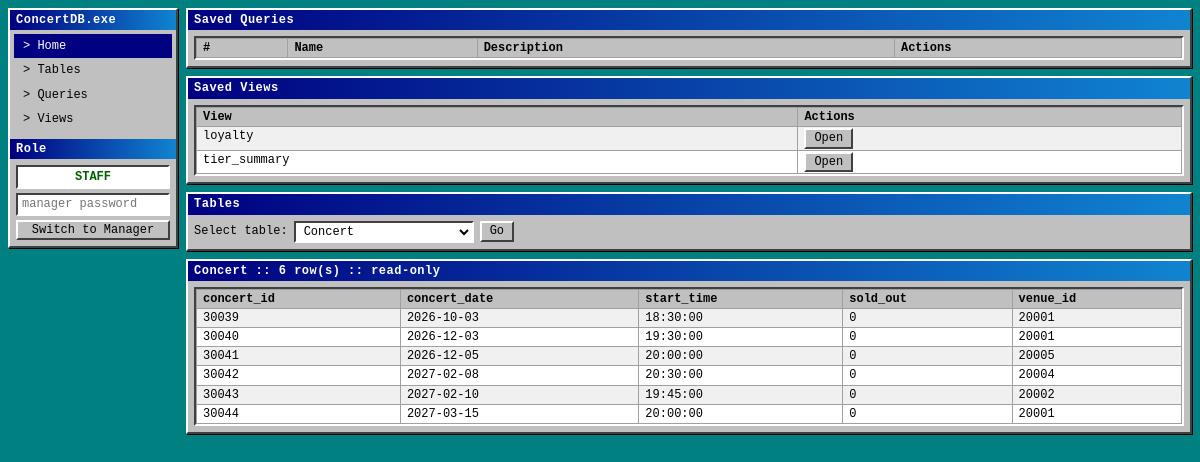
Page /ticket_website/index.php on the committed database.
### tables this page shows
CREATE TABLE Concert (
concert_id INT PRIMARY KEY,
concert_date DATE NOT NULL,
start_time TIME NOT NULL,
sold_out BOOLEAN DEFAULT FALSE,
venue_id INT NOT NULL,
FOREIGN KEY (venue_id) REFERENCES Venue(venue_id)
);

### ticket_website/index.php (the view, shortened to what this page needs)
<?php
require_once 'db.php';
$STAFF_DB = ['user' => 'concert_staff', 'pass' => 'staff_pass_123'];
$STAFF_TABLES = [
    'Reward_Tier'       => 'r',
    'Venue'             => 'r',
    'Concert'           => 'r',
    'Performer'         => 'r',
    'Concert_Performer' => 'r',
    'Customer'          => 'rw',
    'Booking'           => 'rw',
    'Ticket'            => 'rw',
];
$STAFF_PAGES = ['home', 'tables', 'queries', 'views'];
function isManager() { return ($_SESSION['role'] ?? 'staff') === 'manager'; }
function roleName()  { return isManager() ? 'manager' : 'staff'; }
function canRead($t) {
    global $STAFF_TABLES;
    return isManager() || isset($STAFF_TABLES[$t]);
}
function canWrite($t) {
    global $STAFF_TABLES;
    return isManager() || (($STAFF_TABLES[$t] ?? '') === 'rw');
}
function h($v) { return htmlspecialchars((string)$v, ENT_QUOTES, 'UTF-8'); }
function cell($v) { return $v === null ? '<i class="null">NULL</i>' : h($v); }
function getCols($conn, $t) {
    $cols = []; $pks = [];
    $m = $conn->query("SHOW COLUMNS FROM `$t`");
    while ($c = $m->fetch_assoc()) {
        $cols[] = $c;
        if ($c['Key'] === 'PRI') $pks[] = $c['Field'];
    }
    return [$cols, $pks];
}
function listViews($conn) {
    $r = $conn->query("SELECT TABLE_NAME FROM information_schema.VIEWS WHERE TABLE_SCHEMA = DATABASE() ORDER BY TABLE_NAME");
    return array_column($r->fetch_all(MYSQLI_ASSOC), 'TABLE_NAME');
}
$conn->query("CREATE TABLE IF NOT EXISTS Saved_Query (
    query_id INT AUTO_INCREMENT PRIMARY KEY,
    label VARCHAR(150) NOT NULL,
    description VARCHAR(500),
    sql_text TEXT NOT NULL
)");
$preferred = ['Reward_Tier', 'Venue', 'Concert', 'Customer', 'Booking', 'Ticket', 'Performer', 'Concert_Performer', 'Employee'];
$found = array_column(
    $conn->query("SELECT TABLE_NAME FROM information_schema.TABLES WHERE TABLE_SCHEMA = DATABASE() AND TABLE_TYPE = 'BASE TABLE' ORDER BY TABLE_NAME")->fetch_all(MYSQLI_ASSOC),
    'TABLE_NAME'
);
$foundLower = array_map('strtolower', $found);
$tables = [];
foreach ($preferred as $p) {
    if (in_array(strtolower($p), $foundLower)) $tables[] = $p;
}
$tables = array_values(array_filter($tables, 'canRead'));
if (!isManager()) {
    try {
        $staffConn = new mysqli($host, $STAFF_DB['user'], $STAFF_DB['pass'], $dbname);
        $staffConn->set_charset('utf8mb4');
        $conn = $staffConn;
    } catch (mysqli_sql_exception $e) {
        $dbWarn = 'Staff database user not found - only page-level limits are active. Re-import the .sql file to create it.';
    }
}
$allowedPages = isManager() ? array_merge($STAFF_PAGES, ['triggers']) : $STAFF_PAGES;
$page = $_GET['page'] ?? (isset($_GET['table']) ? 'tables' : 'home');
function queryList($conn, $ctx, $crud, $tbl) {
    echo '<div class="sunken"><table class="grid"><tr><th>#</th><th>Name</th><th>Description</th><th>Actions</th></tr>';
    echo '</table></div>';
}
function recordsPanel($conn, $t, $ret) {
    [$cols, $pks] = getCols($conn, $t);
    $mayWrite = canWrite($t);
    ?>
    <?php $rows = $conn->query("SELECT * FROM `$t`"); ?>
    <div class="win">
        <h2><?= h($t) ?> :: <?= $rows->num_rows ?> row(s)<?= $mayWrite ? '' : ' :: read-only' ?></h2>
        <div class="body">
            <div class="sunken">
                <table class="grid">
                    <tr>
                        <?php foreach ($cols as $c): ?><th><?= h($c['Field']) ?></th><?php endforeach; ?>
                    </tr>
                    <?php while ($row = $rows->fetch_assoc()): ?>
                        <tr>
                            <?php foreach ($cols as $c): ?><td><?= cell($row[$c['Field']]) ?></td><?php endforeach; ?>
                        </tr>
                    <?php endwhile; ?>
                </table>
            </div>
        </div>
    </div>
    <?php
}
$nav = ['home' => 'Home', 'tables' => 'Tables', 'queries' => 'Queries', 'views' => 'Views', 'triggers' => 'Triggers'];
?>
<!DOCTYPE html>
<html lang="en">
<head>
</head>
<body>
<div class="app">
    <div class="win side">
        <h2>ConcertDB.exe</h2>
        <div class="body" style="padding:4px;">
            <?php foreach ($nav as $k => $label): if (!in_array($k, $allowedPages, true)) continue; ?>
                <a href="index.php?page=<?= $k ?>" class="<?= $page === $k ? 'on' : '' ?>">&gt; <?= $label ?></a>
            <?php endforeach; ?>
        </div>
        <h2 style="margin-top:4px;">Role</h2>
        <div class="body">
            <div class="rolebadge <?= roleName() ?>"><?= strtoupper(roleName()) ?></div>
            <form method="post" action="index.php">
                <?php if (isManager()): ?>
                    <input type="hidden" name="do" value="role_staff">
                    <button class="btn" style="width:100%;">Switch to Staff</button>
                <?php else: ?>
                    <input type="password" name="password" placeholder="manager password" autocomplete="off" style="margin-bottom:4px;">
                    <button class="btn" style="width:100%;">Switch to Manager</button>
                <?php endif; ?>
            </form>
        </div>
    </div>
    <div>
<?php  if ($page === 'home'):
    $sel = $_GET['table'] ?? '';
    if (!in_array($sel, $tables, true)) $sel = in_array('Concert', $tables) ? 'Concert' : ($tables[0] ?? '');
    $views = listViews($conn);
?>
    <div class="win"><h2>Saved Queries</h2><div class="body">
        <?php queryList($conn, 'home', false, $sel); ?>
    </div></div>
    <div class="win"><h2>Saved Views</h2><div class="body">
        <div class="sunken"><table class="grid">
            <tr><th>View</th><th>Actions</th></tr>
            <?php foreach ($views as $v): ?>
                <tr><td><?= h($v) ?></td><td class="act"><a class="btn" href="index.php?page=home&view=<?= urlencode($v) ?>&table=<?= urlencode($sel) ?>#results">Open</a></td></tr>
            <?php endforeach; ?>
        </table></div>
    </div></div>
    <div class="win"><h2>Tables</h2><div class="body">
        <form method="get" action="index.php" class="row">
            <span>Select table:</span>
            <select name="table" onchange="this.form.submit()">
                <?php foreach ($tables as $t): ?><option <?= $t === $sel ? 'selected' : '' ?>><?= h($t) ?></option><?php endforeach; ?>
            </select>
            <button class="btn">Go</button>
        </form>
    </div></div>
    <?php if ($sel) recordsPanel($conn, $sel, 'home'); ?>
<?php  endif; ?>
    </div>
</div>
</body>
</html>

### ticket_website/index.php (style rules this page uses)
* { box-sizing: border-box; }
body { margin: 0; background: #008080; color: #000; font: 12px/1.35 "Courier New", Courier, monospace; }
.app { display: grid; grid-template-columns: 170px 1fr; gap: 8px; padding: 8px; align-items: start; }
.win { background: #c0c0c0; border: 2px solid; border-color: #fff #404040 #404040 #fff; box-shadow: 1px 1px 0 #000; margin-bottom: 8px; }
.win > h2 { margin: 0; padding: 2px 6px; background: linear-gradient(90deg, #000080, #1084d0); color: #fff; font-size: 12px; letter-spacing: .5px; }
.win .body { padding: 6px; }
.side { position: sticky; top: 8px; }
.side a { display: block; padding: 3px 8px; color: #000; text-decoration: none; border: 1px solid transparent; }
.side a.on { background: #000080; color: #fff; }
.sunken { background: #fff; border: 2px solid; border-color: #404040 #fff #fff #404040; overflow: auto; max-height: 420px; }
table.grid { border-collapse: collapse; width: 100%; }
.grid th, .grid td { border: 1px solid #a0a0a0; padding: 1px 6px; text-align: left; white-space: nowrap; vertical-align: top; }
.grid th { background: #c0c0c0; position: sticky; top: 0; }
.grid tr:nth-child(even) td { background: #f0f0f0; }
.btn, button { font: inherit; background: #c0c0c0; color: #000; border: 2px solid; border-color: #fff #404040 #404040 #fff; padding: 0 8px; cursor: pointer; text-decoration: none; display: inline-block; line-height: 1.4; }
.rolebadge { text-align: center; font-weight: bold; padding: 2px; margin-bottom: 4px; border: 2px solid; border-color: #404040 #fff #fff #404040; background: #fff; }
.rolebadge.staff { color: #006000; }
input[type=text], input[type=number], input[type=password], select, textarea { font: inherit; background: #fff; border: 2px solid; border-color: #404040 #fff #fff #404040; padding: 1px 4px; width: 100%; }
select { width: auto; min-width: 180px; }
.row { display: flex; gap: 6px; align-items: center; flex-wrap: wrap; }

### rows in the picture
concert: concert_id "30039", concert_date "2026-10-03", start_time "18:30:00", sold_out "0", venue "20001"
concert: concert_id "30040", concert_date "2026-12-03", start_time "19:30:00", sold_out "0", venue "20001"
concert: concert_id "30041", concert_date "2026-12-05", start_time "20:00:00", sold_out "0", venue "20005"
concert: concert_id "30042", concert_date "2027-02-08", start_time "20:30:00", sold_out "0", venue "20004"
concert: concert_id "30043", concert_date "2027-02-10", start_time "19:45:00", sold_out "0", venue "20002"
concert: concert_id "30044", concert_date "2027-03-15", start_time "20:00:00", sold_out "0", venue "20001"

### other values in the picture
$label "Home"
$label "Tables"
$label "Queries"
$label "Views"
roleName() "STAFF"
$v "loyalty"
$v "tier_summary"
$t "Concert"
$rows->num_rows "6"
$c['Field'] "concert_id"
$c['Field'] "concert_date"
$c['Field'] "start_time"
$c['Field'] "sold_out"
$c['Field'] "venue_id"
form field table "Concert"
